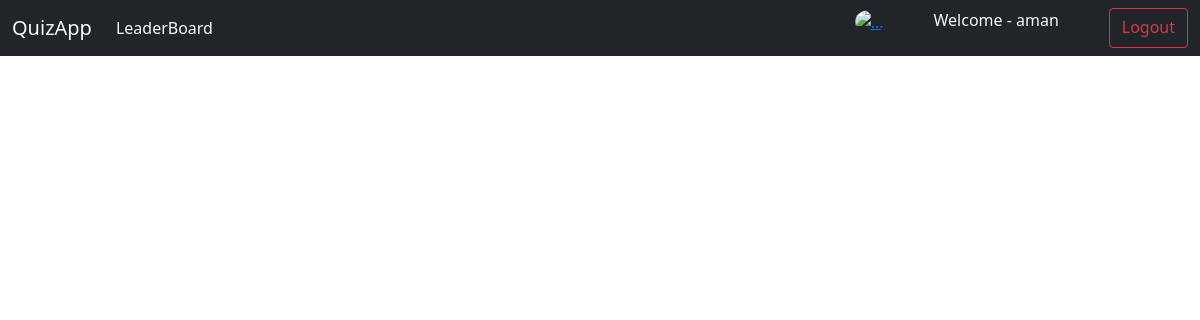
Page /quiz_user/leaderboard/ (signed in) on the earlier database version.
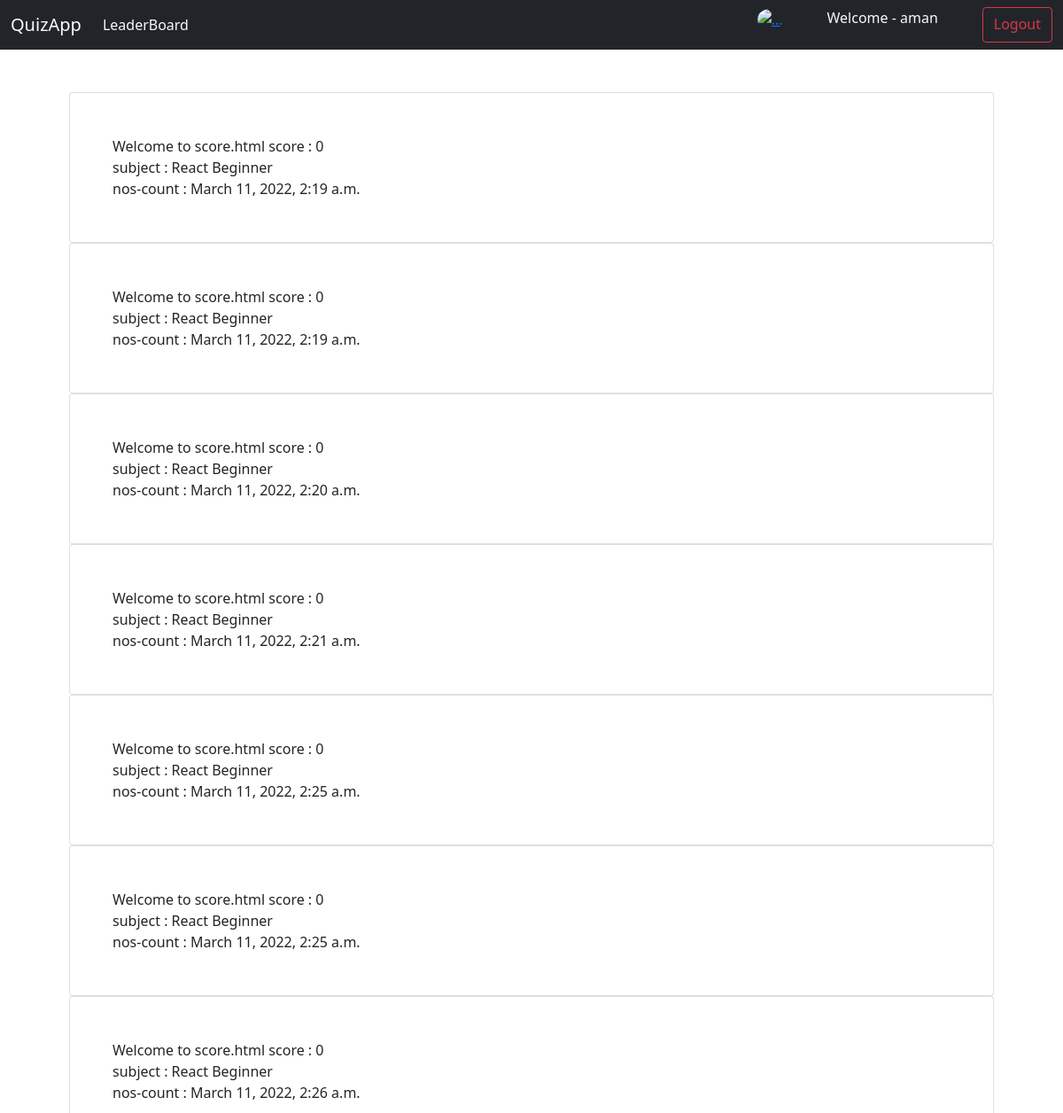
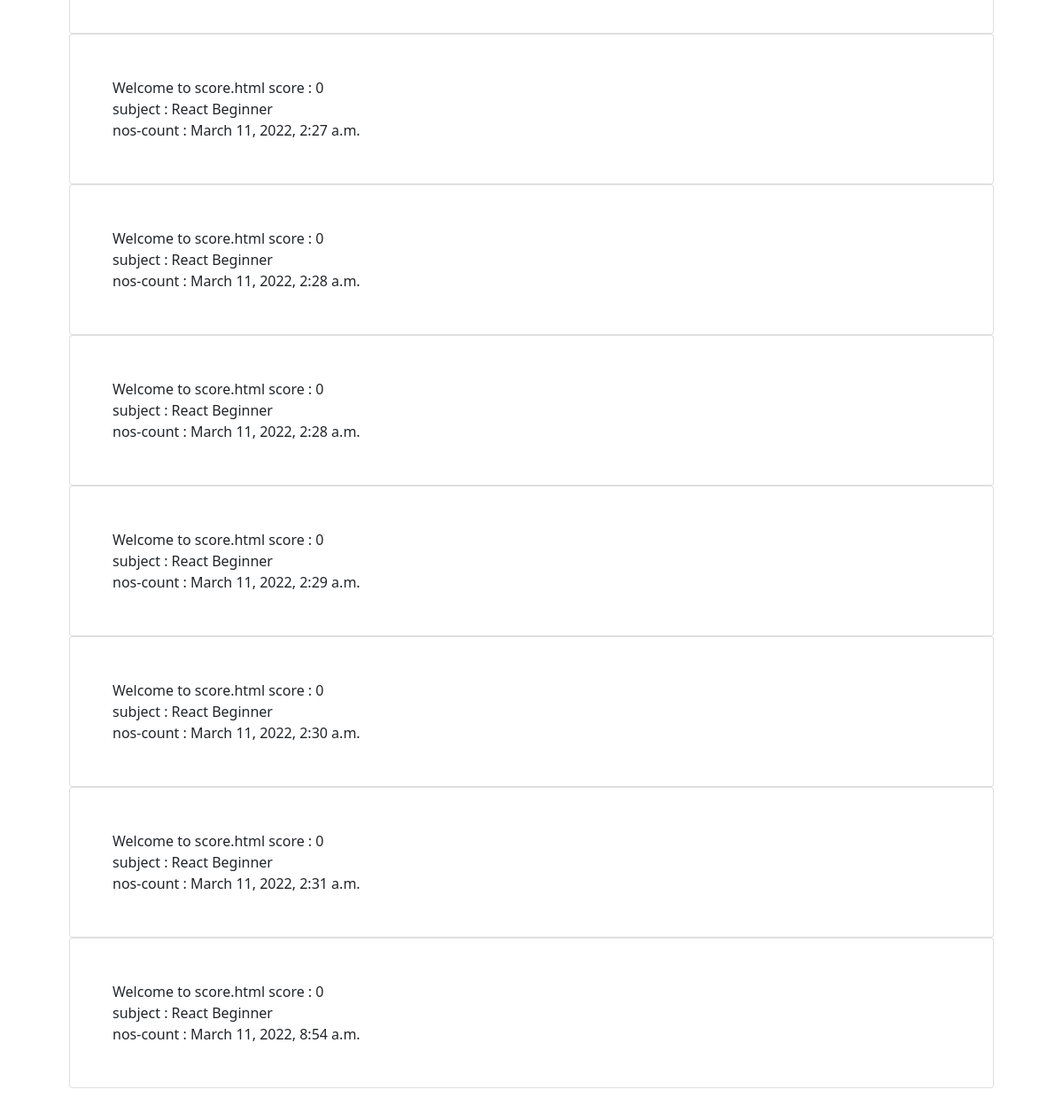
Same page on the later database version (2 pictures, top to bottom).
### quiz_user/models.py (models this page shows, shortened)
class ScoreCard(models.Model):
    index = models.AutoField(primary_key = True)
    subject_name = models.CharField(max_length=300, null=True)
    score = models.CharField(max_length=300, null=True)
    maxscore = models.CharField(max_length=300, null=True)
    result = models.CharField(max_length=300, null=True)
    datetime = models.DateTimeField(auto_now_add = True)

### quiz_user/views.py (the view)
# urls.py: path('leaderboard/',views.leaderboard, name = "leaderboard"),
def leaderboard(request):
    getdata = ScoreCard.objects.all()
    if (request.user.is_authenticated):
        context = {
        "data" : getdata,
        "user" : request.user
    }
        return render(request , 'quiz_user/leaderboard.html',context)
    else:
        return redirect('home')

### templates/quiz_user/leaderboard.html (shortened to what this page needs)
<!DOCTYPE html>
<html lang="en">
<head>
    <link href="https://cdn.jsdelivr.net/npm/bootstrap@5.0.2/dist/css/bootstrap.min.css" rel="stylesheet"
>
</head>
<body>
    {% if user.is_authenticated %}
  <nav class="navbar navbar-expand-lg navbar-light bg-dark">
    <div class="container-fluid">
      <a class="navbar-brand text-light " href="/">QuizApp</a>
      <div class="collapse navbar-collapse" id="navbarSupportedContent">
        <ul class="navbar-nav me-auto mb-2 mb-lg-0">
          <li class="nav-item">
            <a class="nav-link active text-light" aria-current="page" href="/quiz_user/leaderboard/">LeaderBoard</a>
          </li>
        </ul>
        <form class="d-flex">
          <a href="/quiz_user/profile" data-toggle="tooltip" title="user profile"><img src="https://github.githubassets.com/images/modules/logos_page/Octocat.png" width="40vw" height="40vh" class="rounded-circle" alt="..."></a>
          <p>&nbsp;&nbsp;&nbsp;&nbsp;&nbsp;&nbsp;&nbsp;&nbsp;&nbsp;&nbsp;&nbsp;&nbsp;</p>
          <p class="user_name_id text-light">Welcome - {{user}}</p>
          <p>&nbsp;&nbsp;&nbsp;&nbsp;&nbsp;&nbsp;&nbsp;&nbsp;&nbsp;&nbsp;&nbsp;&nbsp;</p>
          <a class="btn btn-outline-danger my-2 my-sm-0" class="btn btn-outline-success" href="/quiz_user/logout">Logout</a>
        </form>
      </div>
    </div>
  </nav>
{% endif %}
    <div class="container p-5">
        {% for post in data %}
        <div class="card p-5">
            Welcome to score.html
            score : {{post.score}}
            <br />
            subject : {{post.subject_name}}
            <br />
            nos-count : {{post.datetime}}
        </div>
        {% endfor %}
      </div>
</body>
</html>

Differences in the rows shown:
added ScoreCard: score "0", subject_name "React Beginner", datetime "March 11, 2022, 2:19 a.m."
added ScoreCard: score "0", subject_name "React Beginner", datetime "March 11, 2022, 2:19 a.m."
added ScoreCard: score "0", subject_name "React Beginner", datetime "March 11, 2022, 2:20 a.m."
added ScoreCard: score "0", subject_name "React Beginner", datetime "March 11, 2022, 2:21 a.m."
added ScoreCard: score "0", subject_name "React Beginner", datetime "March 11, 2022, 2:25 a.m."
added ScoreCard: score "0", subject_name "React Beginner", datetime "March 11, 2022, 2:25 a.m."
added ScoreCard: score "0", subject_name "React Beginner", datetime "March 11, 2022, 2:26 a.m."
added ScoreCard: score "0", subject_name "React Beginner", datetime "March 11, 2022, 2:27 a.m."
added ScoreCard: score "0", subject_name "React Beginner", datetime "March 11, 2022, 2:28 a.m."
added ScoreCard: score "0", subject_name "React Beginner", datetime "March 11, 2022, 2:28 a.m."
added ScoreCard: score "0", subject_name "React Beginner", datetime "March 11, 2022, 2:29 a.m."
added ScoreCard: score "0", subject_name "React Beginner", datetime "March 11, 2022, 2:30 a.m."
added ScoreCard: score "0", subject_name "React Beginner", datetime "March 11, 2022, 2:31 a.m."
added ScoreCard: score "0", subject_name "React Beginner", datetime "March 11, 2022, 8:54 a.m."
